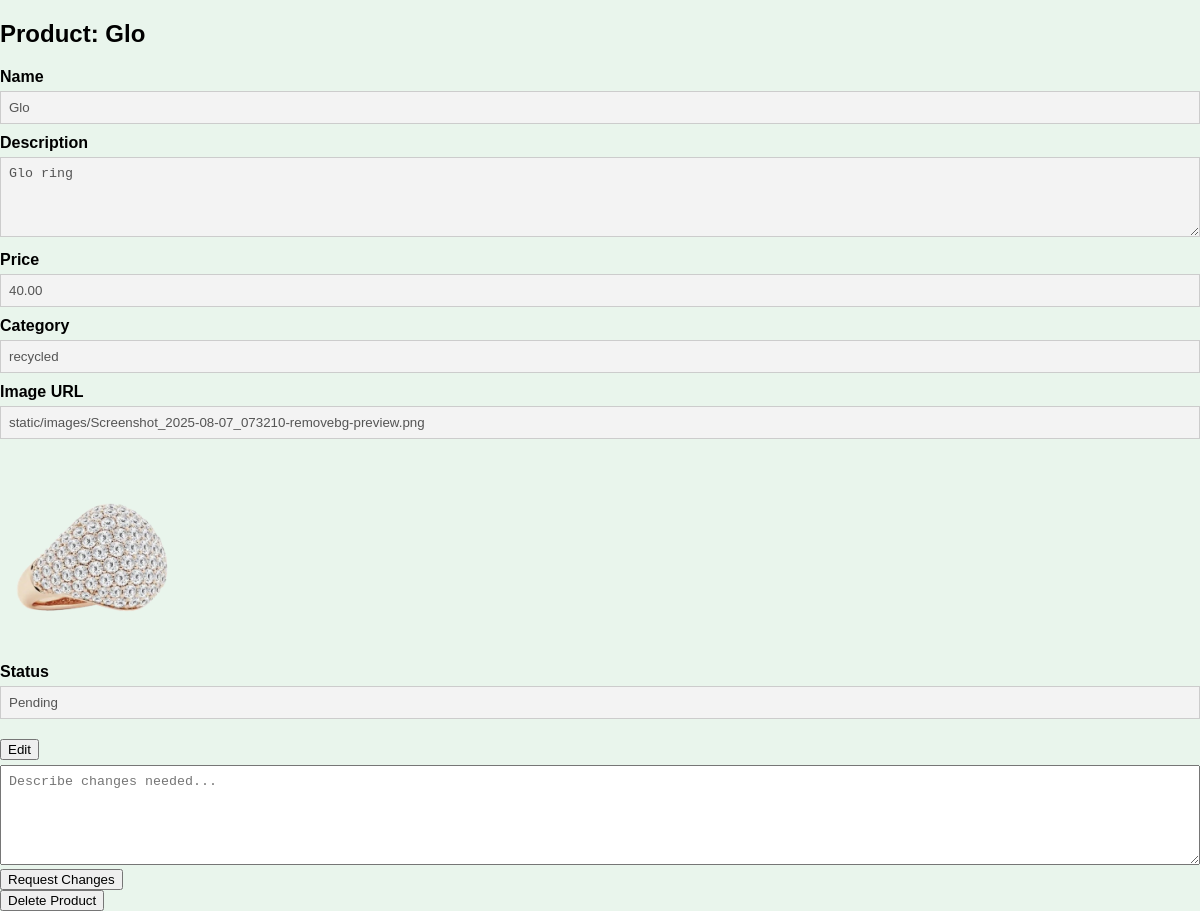
The page /admin/products/1 (signed in) on the database its author committed.
### models.py (models this page shows)
class Product(db.Model):
    __tablename__ = 'product'
    id = db.Column(db.Integer, primary_key=True)
    supplier_id = db.Column(db.Integer, db.ForeignKey('supplier.id'), nullable=False)
    name = db.Column(db.String(120), nullable=False)
    price = db.Column(db.Numeric(10, 2), nullable=False)
    category = db.Column(db.String(80))
    description = db.Column(db.Text)
    impact = db.Column(db.Text)
    status = db.Column(db.String(50))
    image_url = db.Column(db.String(255))
    order_items = db.relationship('OrderItem', backref='order', lazy=True)
    views = db.relationship('ProductView', back_populates='product', cascade='all, delete-orphan')

### app.py (the view, shortened to what this page needs)
@admin_bp.route('/products/<product_id>', methods=['GET', 'POST'])
def admin_product_detail(product_id):
    if not session.get('admin_logged_in'):
        return redirect(url_for('admin.admin_login'))
    product = Product.query.get_or_404(int(product_id))
    return render_template('admin_product_detail.html', product=product, is_dummy=False)

### app.py (called while the page is built)
@app.context_processor
def inject_faqs():
    faqs = get_faqs()
    return dict(faqs=faqs[:3])

### templates/admin_product_detail.html (shortened to what this page needs)
<!DOCTYPE html>
<html lang="en">
<head>
</head>
</body>
<h2> Product: {{ product.name }} </h2>
<form method="POST">
    <label>Name</label>
    <input class="editable readonly" type="text" name="name" value="{{ product.name }}" disabled>
    <label>Description</label>
    <textarea class="editable readonly" name="description" disabled>{{ product.description }}</textarea>
    <label>Price</label>
    <input class="editable readonly" type="text" name="price" value="{{ product.price }}" disabled>
    <label>Category</label>
    <input class="editable readonly" type="text" name="category" value="{{ product.category }}" disabled>
    <label>Image URL</label>
    <input class="editable readonly" type="text" name="image_url" value="{{ product.image_url }}" disabled>
    {% if product.image_url %}
      <img src="{{ product.image_url }}" alt="Product Image" class="preview" />
    {% endif %}
    <label>Status</label>
    <input type="text" value="{{ product.status|capitalize }}" disabled class="readonly">
    <div class="buttons">
      <button type="button" onclick="toggleEdit()">Edit</button>
    </div>
  </form>
    <form method="POST" action="{{ url_for('admin.request_change', product_id=product.id) }}">
        <textarea name="change_note" placeholder="Describe changes needed..." required style="width:100%; height:100px;"></textarea>
        <br>
        <button type="submit" class="btn btn-warning">Request Changes</button>
    </form>
    <form method="POST" action="{{ url_for('admin.remove_product', product_id=product.id) }}" onsubmit="return confirm('Are you sure you want to delete this product?');">
        <button type="submit" class="btn btn-danger mt-2">Delete Product</button>
    </form>
</body>
</html>

### templates/admin_product_detail.html (style rules this page uses)
label { font-weight: bold; display: block; margin-top: 10px; }
input, textarea { width: 100%; padding: 8px; margin-top: 5px; box-sizing: border-box; }
textarea { resize: vertical; min-height: 80px; }
.buttons { margin-top: 20px; }
img.preview { max-height: 200px; margin-top: 10px; }
.readonly { background: #f3f3f3; border: 1px solid #ccc; }

### rows shown on the page
Product: name "Glo", description "Glo ring", price "40.00", category "recycled", image_url "static/images/Screenshot_2025-08-07_073210-removebg-preview.png", image_url (picture), status "Pending"
